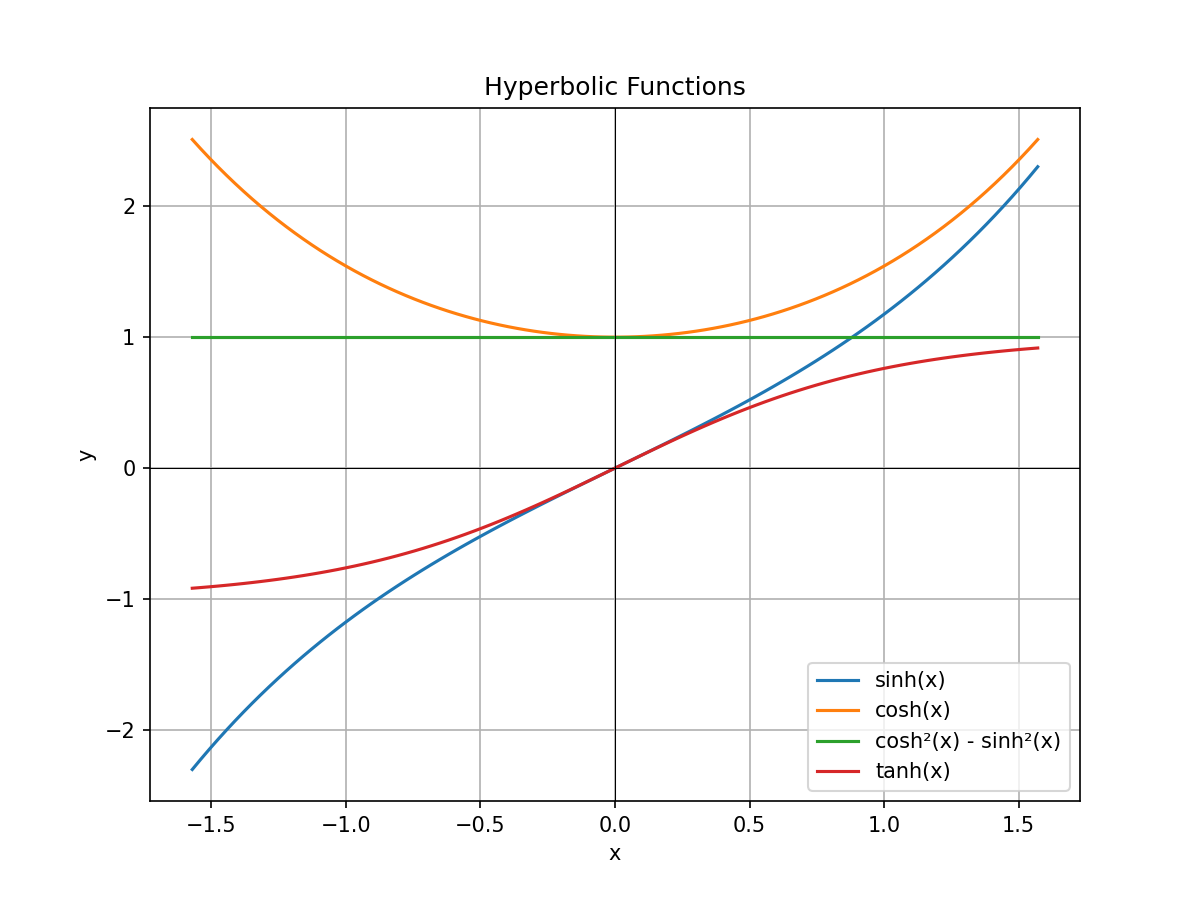

The Python source for this figure:
import numpy as np
import scipy.special as sp
import matplotlib.pyplot as plt

# approximation formula for tanh(x) using Taylor series expansion
# tanh(x) = sum_{n=1}^inf (2^(2n) * (2^(2n) - 1) * B_2n / (2n)!) * x^(2n-1)
# where B_2n are Bernoulli numbers
def tanh_approximation(x, n_terms):
    approximation = 0
    bernoulli_numbers = sp.bernoulli(2 * n_terms)
    for n in range(1, n_terms + 1):
        B_2n = bernoulli_numbers[2 * n]
        term = ((2**(2*n) * (2**(2*n) - 1) * B_2n) / sp.factorial(2*n)) * x**(2*n - 1)
        approximation += term
    return approximation

# x coordinates for plotting
x = np.linspace(-np.pi/2, np.pi/2, 100)

sinh_x = np.sinh(x)
cosh_x = np.cosh(x)
deltasquared = np.cosh(x)**2 - np.sinh(x)**2
tanh_x = np.tanh(x)

# approximations to tanh_x for small x using Taylor series expansion
x0 = tanh_approximation(x, 1) # same as x
x1 = tanh_approximation(x, 2) # same as x - x**3 / 3
x2 = tanh_approximation(x, 3) # same as x - x**3 / 3 + 2 * x**5 / 15
x3 = tanh_approximation(x, 4) # same as x - x**3 / 3 + 2 * x**5 / 15 - 17 * x**7 / 315
x4 = tanh_approximation(x, 5) # same as x - x**3 / 3 + 2 * x**5 / 15 - 17 * x**7 / 315 + 62 * x**9 / 2835
x5 = tanh_approximation(x, 6) # same as x - x**3 / 3 + 2 * x**5 / 15 - 17 * x**7 / 315 + 62 * x**9 / 2835 - 1382 * x**11 / 155925
x6 = tanh_approximation(x, 7) # same as x - x**3 / 3 + 2 * x**5 / 15 - 17 * x**7 / 315 + 62 * x**9 / 2835 - 1382 * x**11 / 155925 + 21844 * x**13 / 6081075

fig1, ax1 = plt.subplots(figsize=(8, 6))
ax1.plot(x, sinh_x, label="sinh(x)")
ax1.plot(x, cosh_x, label="cosh(x)")
ax1.plot(x, deltasquared, label="cosh²(x) - sinh²(x)")
ax1.plot(x, tanh_x, label="tanh(x)")

ax1.axhline(0, color="black", linewidth=0.5)
ax1.axvline(0, color="black", linewidth=0.5)
ax1.set_title("Hyperbolic Functions")
ax1.set_xlabel("x")
ax1.set_ylabel("y")
ax1.legend()
ax1.grid(True)

fig1.savefig("hyperbolic_functions.png", dpi=150)

fig2, ax2 = plt.subplots(figsize=(8, 6))
ax2.plot(x, tanh_x, label="tanh(x)")
ax2.plot(x, x0, label="x")
ax2.plot(x, x1, label="x-x³/3")
ax2.plot(x, x2, label="x-x³/3 + 2x⁵/15")
ax2.plot(x, x3, label="x-x³/3 + 2x⁵/15 - 17x⁷/315")
ax2.plot(x, x4, label="x-x³/3 + 2x⁵/15 - 17x⁷/315 + 62x⁹/2835")
ax2.plot(x, x5, label="x-x³/3 + 2x⁵/15 - 17x⁷/315 + 62x⁹/2835 - 1382x¹¹/155925")
ax2.plot(x, x6, label="x-x³/3 + 2x⁵/15 - 17x⁷/315 + 62x⁹/2835 - 1382x¹¹/155925 + 21844x¹³/6081075")
ax2.set_title("Approximations to tanh(x)")
ax2.set_xlabel("x")
ax2.set_ylabel("y")
ax2.legend()
ax2.grid(True)
fig2.savefig("hyperbolic_tangent_approximations.png", dpi=150)

# show all plots at end
plt.show()
